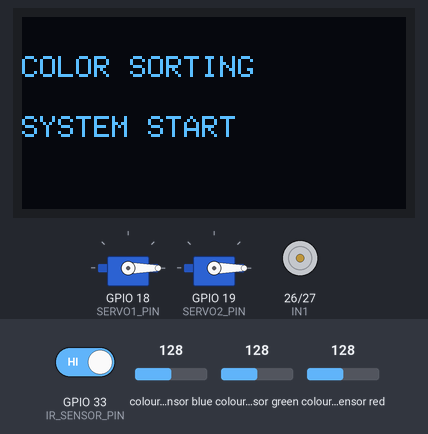
This sketch was run on a simulated ESP32. Parts: 2 × servo, 128×64 one-colour display, motor-driver pin pairs drawn as motors (green arrow = first pin HIGH = forward, orange = second pin HIGH = backward, longer = more drive, scaled by the enable pin). The test bench sets the inputs (shaded band); at power-on: GPIO 33 (IR_SENSOR_PIN) HIGH, colour sensor blue 128, colour sensor green 128, colour sensor red 128. What the sketch prints to the serial monitor is not drawn.

Above: at 0.1 s.
At 1.7 s:
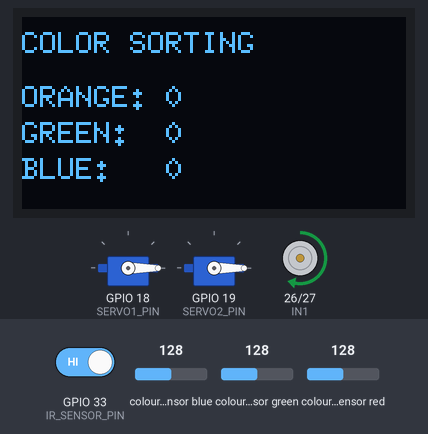
1.8 s: GPIO 33 (IR_SENSOR_PIN) driven LOW
At 2.5 s:
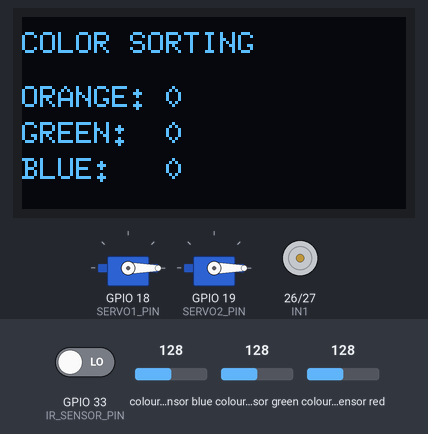
Timing chart, 0 to 4.8 s (numbered marks = the images above; inputs shaded):
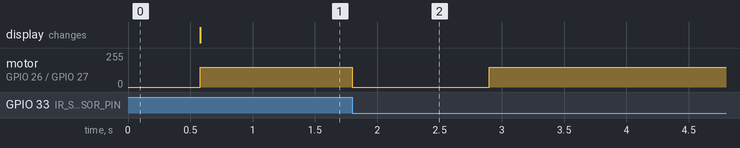

The sketch:

color_sorter.ino
```cpp
#include <ESP32Servo.h> // Use ESP32Servo library for ESP32 compatibility
#include <Wire.h>
#include <U8g2lib.h>
#include <Adafruit_TCS34725.h>

// OLED (1-Page Buffer saves RAM)
U8G2_SH1106_128X64_NONAME_1_HW_I2C display(U8G2_R0, U8X8_PIN_NONE);

// TCS34725
Adafruit_TCS34725 tcs = Adafruit_TCS34725(TCS34725_INTEGRATIONTIME_50MS, TCS34725_GAIN_4X);
bool colorSensorOK = false;

// ESP32 PIN DEFINITIONS
#define I2C_SDA 21
#define I2C_SCL 22
#define IR_SENSOR_PIN 33
#define SERVO1_PIN 18
#define SERVO2_PIN 19
#define ENA 25
#define IN1 26
#define IN2 27

// SERVO POSITIONS & SPEED
#define SERVO_HOME 0
#define SERVO1_SORT 60
#define SERVO2_SORT 60
#define MOTOR_SPEED 150

Servo servo1;
Servo servo2;

// COLOR SETTINGS (CHANGE THESE TO TUNE SENSITIVITY)
#define ORANGE_DOMINANCE 3   // Lowered to 3 because Orange has both Red and Green
#define GREEN_DOMINANCE  5   // Sensitivity for Green
#define BLUE_DOMINANCE   5   // Sensitivity for Blue

#define MIN_CLEAR_LEVEL   20
#define WHITE_CLEAR_LEVEL 180
#define WHITE_DIFFERENCE  8

// COLOR SENSOR TIMEOUT
#define COLOR_TIMEOUT 1000

// COUNTERS
unsigned long orangeCount = 0;
unsigned long greenCount = 0;
unsigned long blueCount = 0;

// INTERRUPT FLAG & STATE
volatile bool objectDetected = false;

enum SystemState
{
  MOTOR_RUNNING,
  COLOR_SENSING
};

volatile SystemState state = MOTOR_RUNNING;

unsigned long colorStartTime = 0;

// IR INTERRUPT (INSTANT HARDWARE BRAKE)
// IRAM_ATTR ensures this runs fast from RAM on ESP32
void IRAM_ATTR IR_ISR()
{
  if (state == MOTOR_RUNNING)
  {
    // Short motor terminals together for instant brake
    digitalWrite(IN1, LOW);
    digitalWrite(IN2, LOW);
    digitalWrite(ENA, HIGH);

    objectDetected = true;
  }
}

// MOTOR START
void motorStart()
{
  digitalWrite(IN1, HIGH);
  digitalWrite(IN2, LOW);
  analogWrite(ENA, MOTOR_SPEED); // analogWrite is natively supported in ESP32 Core v3+
}

// MOTOR STOP (ACTIVE ELECTROMAGNETIC BRAKE)
void motorStop()
{
  // 1. Force hard electromagnetic brake (IN1=LOW, IN2=LOW, ENA=HIGH)
  digitalWrite(IN1, LOW);
  digitalWrite(IN2, LOW);
  digitalWrite(ENA, HIGH);

  // Hold brake for 80ms to completely kill belt momentum
  delay(80);

  // 2. Cut enable power so the driver does not overheat while waiting
  analogWrite(ENA, 0);
}

// OLED - SHOW COUNTS (DEFAULT SCREEN)
void updateDisplay()
{
  display.firstPage();
  do
  {
    display.setFont(u8g2_font_6x10_tf);

    display.drawStr(0, 12, "COLOR SORTING");

    display.drawStr(0, 30, "ORANGE:");
    display.setCursor(48, 30);
    display.print(orangeCount);

    display.drawStr(0, 42, "GREEN:");
    display.setCursor(48, 42);
    display.print(greenCount);

    display.drawStr(0, 54, "BLUE:");
    display.setCursor(48, 54);
    display.print(blueCount);
  } while (display.nextPage());
}

// OLED - SHOW DETECTED COLOR IN CENTER
void showColorName(const char* colorName)
{
  display.firstPage();
  do
  {
    display.setFont(u8g2_font_ncenB14_tr);

    // Calculate horizontal & vertical center on 128x64 OLED
    int x = (128 - display.getStrWidth(colorName)) / 2;
    int y = 38;

    display.drawStr(x, y, colorName);
  } while (display.nextPage());
}

// SERVO 1 - ORANGE
void activateServo1()
{
  servo1.write(SERVO1_SORT);
  delay(1000);

  servo1.write(SERVO_HOME);
  delay(300);
}

// SERVO 2 - GREEN
void activateServo2()
{
  servo2.write(SERVO2_SORT);
  delay(1500);

  servo2.write(SERVO_HOME);
  delay(300);
}

// COLOR DETECTION
int detectColor()
{
  if (!colorSensorOK)
  {
    return 0;
  }

  uint16_t r, g, b, c;

  tcs.getRawData(&r, &g, &b, &c);

  Serial.print("R: ");
  Serial.print(r);
  Serial.print("  G: ");
  Serial.print(g);
  Serial.print("  B: ");
  Serial.print(b);
  Serial.print("  C: ");
  Serial.println(c);

  // TOO DARK
  if (c < MIN_CLEAR_LEVEL)
  {
    return 0;
  }

  uint16_t maxRGB = max(r, max(g, b));
  uint16_t minRGB = min(r, min(g, b));

  // WHITE
  if (c >= WHITE_CLEAR_LEVEL &&
      (maxRGB - minRGB) <= WHITE_DIFFERENCE)
  {
    Serial.println("WHITE");
    return 0;
  }

  // 1. ORANGE (Servo 1)
  if (r > g + ORANGE_DOMINANCE &&
      r > b + ORANGE_DOMINANCE)
  {
    Serial.println("ORANGE DETECTED");

    orangeCount++;
    showColorName("ORANGE");

    return 1;
  }

  // 2. GREEN (Servo 2)
  if (g > r + GREEN_DOMINANCE &&
      g > b + GREEN_DOMINANCE)
  {
    Serial.println("GREEN DETECTED");

    greenCount++;
    showColorName("GREEN");

    return 2;
  }

  // 3. BLUE (No Servo)
  if (b > r + BLUE_DOMINANCE &&
      b > g + BLUE_DOMINANCE)
  {
    Serial.println("BLUE DETECTED");

    blueCount++;
    showColorName("BLUE");

    return 3;
  }

  return 0;
}

// SETUP
void setup()
{
  Serial.begin(115200); // Standard higher baud rate for ESP32 debugging

  // IR
  pinMode(IR_SENSOR_PIN, INPUT_PULLUP);

  // MOTOR
  pinMode(ENA, OUTPUT);
  pinMode(IN1, OUTPUT);
  pinMode(IN2, OUTPUT);

  // ESP32 SERVO SETUP
  // Allows ESP32Servo to allocate proper PWM timers
  ESP32PWM::allocateTimer(0);
  ESP32PWM::allocateTimer(1);
  ESP32PWM::allocateTimer(2);
  ESP32PWM::allocateTimer(3);
  servo1.setPeriodHertz(50); // Standard 50hz servo
  servo2.setPeriodHertz(50);

  servo1.attach(SERVO1_PIN, 500, 2400); // Attach with standard min/max widths
  servo2.attach(SERVO2_PIN, 500, 2400);

  servo1.write(SERVO_HOME);
  servo2.write(SERVO_HOME);

  // I2C
  Wire.begin(I2C_SDA, I2C_SCL); // Explicitly configure SDA and SCL pins

  // OLED
  display.begin();

  display.firstPage();
  do
  {
    display.setFont(u8g2_font_6x10_tf);
    display.drawStr(0, 20, "COLOR SORTING");
    display.drawStr(0, 40, "SYSTEM START");
  } while (display.nextPage());

  delay(500);

  // COLOR SENSOR
  if (tcs.begin())
  {
    colorSensorOK = true;
    Serial.println("TCS34725 FOUND");
  }
  else
  {
    colorSensorOK = false;
    Serial.println("TCS34725 NOT FOUND");
  }

  updateDisplay();

  // IR INTERRUPT
  attachInterrupt(
    digitalPinToInterrupt(IR_SENSOR_PIN),
    IR_ISR,
    FALLING
  );

  // MOTOR START
  motorStart();

  Serial.println();
  Serial.println("==============================");
  Serial.println("MOTOR RUNNING CONTINUOUSLY");
  Serial.println("==============================");
}

// LOOP
void loop()
{
  // STATE 1 - MOTOR RUNNING
  if (state == MOTOR_RUNNING)
  {
    // CHECK IR INTERRUPT FIRST (Before motorStart!)
    if (objectDetected)
    {
      // 1. Lock brake immediately before any Serial printing
      motorStop();

      objectDetected = false;

      // 2. Print status after motor is completely stopped
      Serial.println();
      Serial.println("==============================");
      Serial.println("OBJECT DETECTED");
      Serial.println("==============================");
      Serial.println("MOTOR STOPPED");

      // 3. Start color sensor timer
      colorStartTime = millis();

      state = COLOR_SENSING;

      Serial.println("COLOR SENSOR ACTIVE");
      Serial.println("TIMEOUT = 1 SECOND");
    }
    else
    {
      // Keep motor running only when no object is detected
      motorStart();
    }
  }

  // STATE 2 - COLOR SENSING
  else if (state == COLOR_SENSING)
  {
    // TRY TO DETECT COLOR
    int detectedColor = detectColor();

    // COLOR FOUND
    if (detectedColor != 0)
    {
      Serial.println();
      Serial.println("COLOR DETECTED");

      // START MOTOR FIRST
      motorStart();

      Serial.println("MOTOR RESTARTED");

      // SORT (OLED holds color name until servo is home)
      if (detectedColor == 1)
      {
        Serial.println("ORANGE -> SERVO 1");
        activateServo1();
      }
      else if (detectedColor == 2)
      {
        Serial.println("GREEN -> SERVO 2");
        activateServo2();
      }
      else if (detectedColor == 3)
      {
        Serial.println("BLUE -> NO SERVO");
        delay(500);
      }

      // SERVO IS BACK HOME -> SHOW COUNTS AGAIN
      updateDisplay();

      // RETURN TO MOTOR RUNNING
      motorStart();

      // Clear false IR triggers from delay bouncing
      objectDetected = false;

      state = MOTOR_RUNNING;

      Serial.println("MOTOR RUNNING CONTINUOUSLY");
      Serial.println("READY FOR NEXT OBJECT");
      Serial.println();
    }

    // TIMEOUT
    else if (millis() - colorStartTime >= COLOR_TIMEOUT)
    {
      Serial.println();
      Serial.println("COLOR TIMEOUT");
      Serial.println("NO COLOR DETECTED");

      // MOTOR START
      motorStart();

      Serial.println("MOTOR RESTARTED");
      Serial.println("READY FOR NEXT OBJECT");

      // Clear false IR triggers from the timeout
      objectDetected = false;

      state = MOTOR_RUNNING;

      Serial.println();
    }
  }
}
```

Measured:
- after the input at 1.8 s, motor on GPIO 26 (IN1) / GPIO 27 (IN2): forward 150/255 → stopped at once, → forward 150/255 1.1 s later
